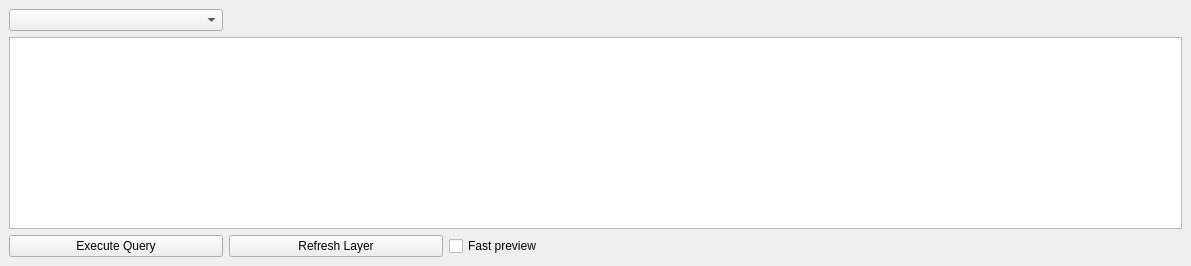
<?xml version="1.0" encoding="UTF-8"?>
<ui version="4.0">
 <class>MoveDockWidgetBase</class>
 <widget class="QDockWidget" name="MoveDockWidgetBase">
  <property name="geometry">
   <rect>
    <x>0</x>
    <y>0</y>
    <width>1191</width>
    <height>266</height>
   </rect>
  </property>
  <property name="windowTitle">
   <string>Move</string>
  </property>
  <widget class="QWidget" name="dockWidgetContents">
   <layout class="QGridLayout" name="gridLayout">
    <item row="1" column="0">
     <widget class="QPlainTextEdit" name="input_text">
      <property name="enabled">
       <bool>true</bool>
      </property>
      <property name="tabChangesFocus">
       <bool>true</bool>
      </property>
      <property name="readOnly">
       <bool>false</bool>
      </property>
     </widget>
    </item>
    <item row="2" column="0">
     <layout class="QHBoxLayout" name="horizontalLayout">
      <property name="spacing">
       <number>6</number>
      </property>
      <item>
       <widget class="QPushButton" name="button_execute">
        <property name="enabled">
         <bool>true</bool>
        </property>
        <property name="sizePolicy">
         <sizepolicy hsizetype="Fixed" vsizetype="Fixed">
          <horstretch>0</horstretch>
          <verstretch>0</verstretch>
         </sizepolicy>
        </property>
        <property name="minimumSize">
         <size>
          <width>214</width>
          <height>0</height>
         </size>
        </property>
        <property name="text">
         <string>Execute Query</string>
        </property>
        <property name="autoDefault">
         <bool>true</bool>
        </property>
       </widget>
      </item>
      <item>
       <widget class="QPushButton" name="button_refresh">
        <property name="sizePolicy">
         <sizepolicy hsizetype="Fixed" vsizetype="Fixed">
          <horstretch>0</horstretch>
          <verstretch>0</verstretch>
         </sizepolicy>
        </property>
        <property name="minimumSize">
         <size>
          <width>214</width>
          <height>0</height>
         </size>
        </property>
        <property name="text">
         <string>Refresh Layer</string>
        </property>
        <property name="autoDefault">
         <bool>true</bool>
        </property>
       </widget>
      </item>
      <item>
       <widget class="QCheckBox" name="checkbox_fast_preview">
        <property name="toolTip">
         <string>Draw the temporal points of the next query directly on the map canvas instead of as layers: a faster animation, without a layer in the layer tree, identify, selection, attribute table or print layout.</string>
        </property>
        <property name="text">
         <string>Fast preview</string>
        </property>
       </widget>
      </item>
      <item>
       <spacer name="horizontalSpacer">
        <property name="orientation">
         <enum>Qt::Horizontal</enum>
        </property>
        <property name="sizeHint" stdset="0">
         <size>
          <width>40</width>
          <height>20</height>
         </size>
        </property>
       </spacer>
      </item>
     </layout>
    </item>
    <item row="0" column="0">
     <widget class="QComboBox" name="combo_database">
      <property name="sizePolicy">
       <sizepolicy hsizetype="Fixed" vsizetype="Fixed">
        <horstretch>0</horstretch>
        <verstretch>0</verstretch>
       </sizepolicy>
      </property>
      <property name="minimumSize">
       <size>
        <width>214</width>
        <height>0</height>
       </size>
      </property>
     </widget>
    </item>
   </layout>
  </widget>
 </widget>
 <resources/>
 <connections/>
</ui>
